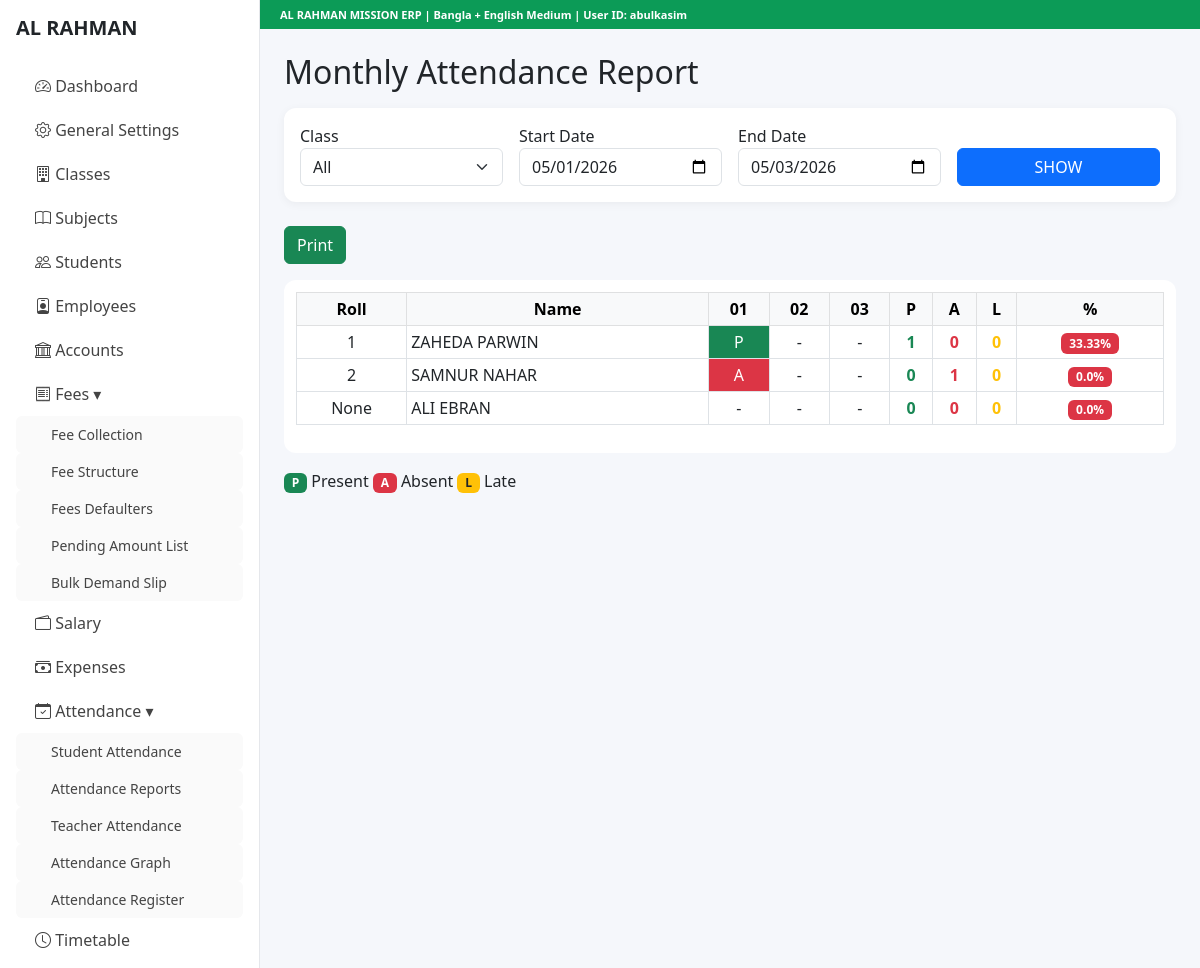
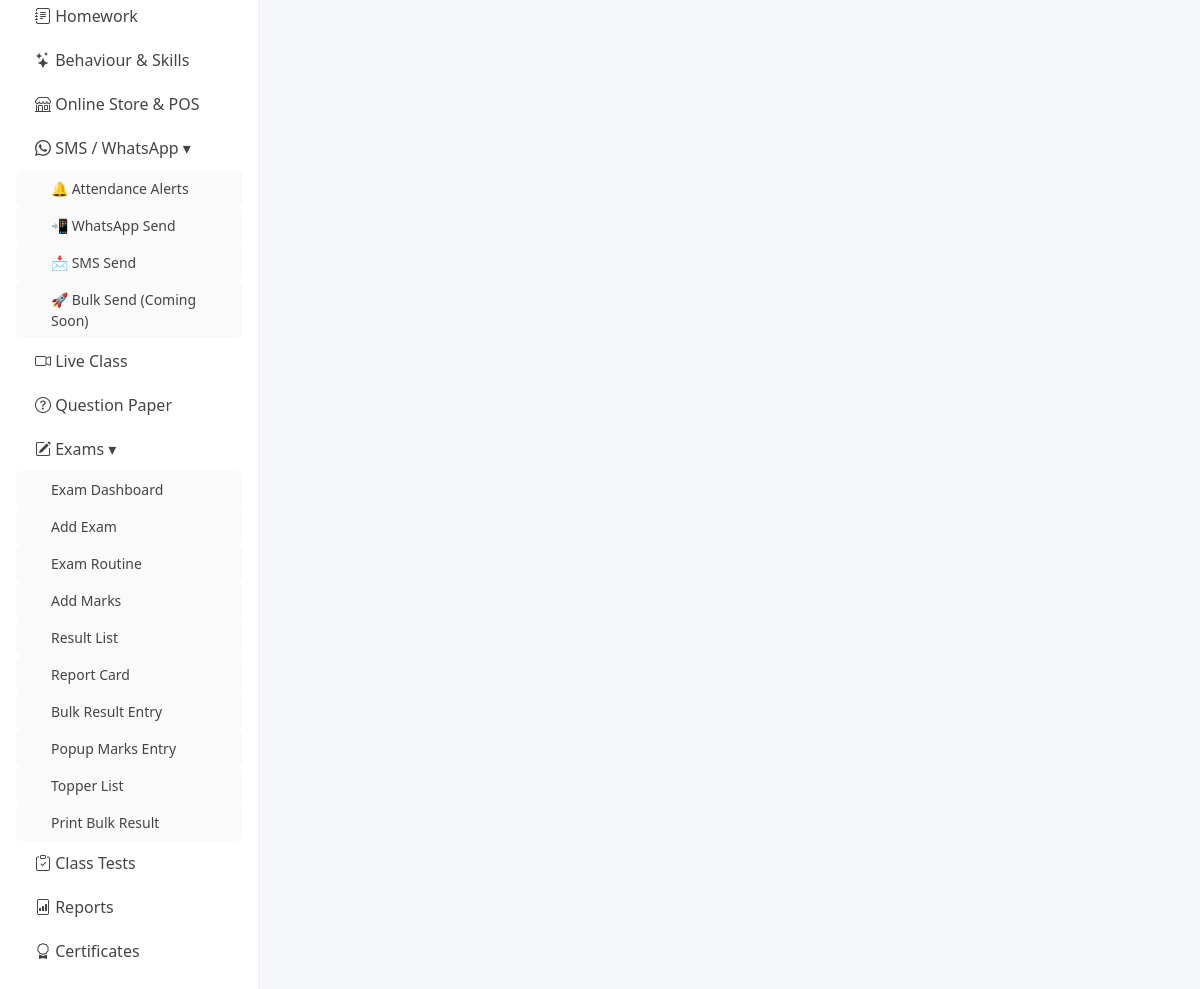
/attendance/students/monthly-report/ (signed in), run on the app's committed database (2 pictures, top to bottom).
### students/models.py (models this page shows, shortened)
class Student(models.Model):
    student_id = models.CharField(max_length=20, unique=True, blank=True)
    registration_no = models.CharField(max_length=50, unique=True, blank=True)
    login_username = models.CharField(max_length=100, unique=True, blank=True, null=True)
    login_password = models.CharField(max_length=150, blank=True, null=True)
    login_enabled = models.BooleanField(default=True)
    student_name = models.CharField(max_length=150)
    admission_no = models.CharField(max_length=50, blank=True, null=True)
    admission_date = models.DateField()
    current_session = models.ForeignKey(
        AcademicSession,
        on_delete=models.SET_NULL,
        blank=True,
        null=True
    )
    class_assigned = models.ForeignKey(Class, on_delete=models.CASCADE)
    roll_no = models.PositiveIntegerField(blank=True, null=True)
    father_name = models.CharField(max_length=150, blank=True, null=True)
    mother_name = models.CharField(max_length=150, blank=True, null=True)
    guardian_name = models.CharField(max_length=150, blank=True, null=True)
    phone = models.CharField(max_length=20, blank=True, null=True)
    gender = models.CharField(
        max_length=20,
        choices=[
            ('Male', 'Male'),
            ('Female', 'Female'),
            ('Other', 'Other'),
        ],
        blank=True,
        null=True
    )
    date_of_birth = models.DateField(blank=True, null=True)
    aadhaar_number = models.CharField(max_length=30, blank=True, null=True)
    transport_required = models.BooleanField(default=False)
    transport_details = models.CharField(max_length=255, blank=True, null=True)
    previous_school = models.CharField(max_length=255, blank=True, null=True)
    address = models.TextField(blank=True, null=True)
    photo = models.ImageField(upload_to='students/', blank=True, null=True)
    is_active = models.BooleanField(default=True)
    sibling_of = models.ForeignKey(
        'self',
        on_delete=models.SET_NULL,
        blank=True,
        null=True,
        related_name='siblings'
    )
    created_at = models.DateTimeField(auto_now_add=True)

### attendance/views.py (the view)
# urls.py: path('students/monthly-report/', views.student_monthly_report, name='student_monthly_report'),
@login_required
def student_monthly_report(request):
    classes = Class.objects.all().order_by('class_name')
    selected_class = request.GET.get('class_id')
    start_date_str = request.GET.get('start_date')
    end_date_str = request.GET.get('end_date')
    today = timezone.now().date()
    first_day = today.replace(day=1)
    if not start_date_str:
        start_date_str = first_day.isoformat()
    if not end_date_str:
        end_date_str = today.isoformat()
    start_date = datetime.strptime(start_date_str, '%Y-%m-%d').date()
    end_date = datetime.strptime(end_date_str, '%Y-%m-%d').date()
    date_headers = []
    current = start_date
    while current <= end_date:
        date_headers.append(current)
        current += timedelta(days=1)
    students = Student.objects.select_related('class_assigned').filter(is_active=True)
    if selected_class:
        students = students.filter(class_assigned_id=selected_class)
    attendance_records = StudentAttendance.objects.filter(
        date__range=[start_date, end_date],
        student__in=students
    )
    attendance_map = {}
    for record in attendance_records:
        attendance_map[(record.student_id, record.date)] = record.status
    report_rows = []
    for student in students:
        present = 0
        absent = 0
        late = 0
        day_statuses = []
        for day in date_headers:
            status = attendance_map.get((student.id, day), '-')
            if status == 'Present':
                present += 1
                short = 'P'
            elif status == 'Absent':
                absent += 1
                short = 'A'
            elif status == 'Late':
                late += 1
                short = 'L'
            else:
                short = '-'
            day_statuses.append(short)
        total_days = len(date_headers)
        percentage = round((present / total_days) * 100, 2) if total_days > 0 else 0
        report_rows.append({
            'student': student,
            'day_statuses': day_statuses,
            'present': present,
            'absent': absent,
            'late': late,
            'percentage': percentage,
        })
    context = {
        'classes': classes,
        'selected_class': selected_class,
        'start_date': start_date_str,
        'end_date': end_date_str,
        'date_headers': date_headers,
        'report_rows': report_rows,
    }
    return render(request, 'attendance/student_monthly_report.html', context)

### templates/attendance/student_monthly_report.html (shortened to what this page needs)
{% extends 'base.html' %}
{% block content %}
<h2 class="mb-3">Monthly Attendance Report</h2>
<div class="card card-box mb-4">
    <div class="card-body">
        <form method="get" class="row g-3">
            <div class="col-md-3">
                <label>Class</label>
                <select name="class_id" class="form-select">
                    <option value="">All</option>
                </select>
            </div>
            <div class="col-md-3">
                <label>Start Date</label>
                <input type="date" name="start_date" value="{{ start_date }}" class="form-control">
            </div>
            <div class="col-md-3">
                <label>End Date</label>
                <input type="date" name="end_date" value="{{ end_date }}" class="form-control">
            </div>
            <div class="col-md-3 d-flex align-items-end">
                <button class="btn btn-primary w-100">SHOW</button>
            </div>
        </form>
    </div>
</div>
<div class="mb-3">
    <button onclick="window.print()" class="btn btn-success">Print</button>
</div>
<div class="table-responsive">
<table class="table table-bordered table-sm text-center align-middle">
    <thead class="table-light">
        <tr>
            <th>Roll</th>
            <th>Name</th>
            {% for d in date_headers %}
                <th>{{ d|date:"d" }}</th>
            {% endfor %}
            <th>P</th>
            <th>A</th>
            <th>L</th>
            <th>%</th>
        </tr>
    </thead>
    <tbody>
        {% for row in report_rows %}
        <tr>
            <td>{{ row.student.roll_no }}</td>
            <td class="text-start">{{ row.student.student_name }}</td>
            {% for s in row.day_statuses %}
                <td
                    {% if s == 'P' %}class="bg-success text-white"{% endif %}
                    {% if s == 'A' %}class="bg-danger text-white"{% endif %}
                >
                    {{ s }}
                </td>
            {% endfor %}
            <td class="fw-bold text-success">{{ row.present }}</td>
            <td class="fw-bold text-danger">{{ row.absent }}</td>
            <td class="fw-bold text-warning">{{ row.late }}</td>
            <td class="fw-bold">
                {% if row.percentage >= 75 %}
                    <span class="badge bg-success">{{ row.percentage }}%</span>
                {% elif row.percentage >= 50 %}
                    <span class="badge bg-warning text-dark">{{ row.percentage }}%</span>
                {% else %}
                    <span class="badge bg-danger">{{ row.percentage }}%</span>
                {% endif %}
            </td>
        </tr>
        {% endfor %}
    </tbody>
</table>
</div>
<div class="mt-3">
    <span class="badge bg-success">P</span> Present
    <span class="badge bg-danger">A</span> Absent
    <span class="badge bg-warning text-dark">L</span> Late
</div>
{% endblock %}

### templates/base.html (shortened to what this page needs)
<!DOCTYPE html>
<html lang="en">
<head>
    <link href="https://cdn.jsdelivr.net/npm/bootstrap@5.3.0/dist/css/bootstrap.min.css" rel="stylesheet">
    <link href="https://cdn.jsdelivr.net/npm/bootstrap-icons@1.10.5/font/bootstrap-icons.css" rel="stylesheet">
</head>
<body>
<div class="d-flex">
    <div class="sidebar p-3">
        <h5 class="fw-bold mb-4">AL RAHMAN</h5>
        <ul class="nav flex-column">
            <li><a href="/" class="nav-link"><i class="bi bi-speedometer2"></i> Dashboard</a></li>
            <li><a href="{% url 'general_settings' %}" class="nav-link"><i class="bi bi-gear"></i> General Settings</a></li>
            <li><a href="/academics/classes/" class="nav-link"><i class="bi bi-building"></i> Classes</a></li>
            <li><a href="/academics/subjects/" class="nav-link"><i class="bi bi-book"></i> Subjects</a></li>
            <li><a href="/students/" class="nav-link"><i class="bi bi-people"></i> Students</a></li>
            <li><a href="/teachers/" class="nav-link"><i class="bi bi-person-badge"></i> Employees</a></li>
            <li><a href="#" class="nav-link"><i class="bi bi-bank"></i> Accounts</a></li>
            <li>
                <a class="nav-link" data-bs-toggle="collapse" href="#feesMenu" role="button" aria-expanded="true">
                    <i class="bi bi-receipt"></i> Fees ▾
                </a>
                <ul class="collapse show nav flex-column submenu" id="feesMenu">
                    <li><a href="/fees/" class="nav-link">Fee Collection</a></li>
                    <li><a href="/fees/structure/" class="nav-link">Fee Structure</a></li>
                    <li><a href="/fees/defaulters/" class="nav-link">Fees Defaulters</a></li>
                    <li><a href="/fees/pending-amount/" class="nav-link">Pending Amount List</a></li>
                    <li><a href="/fees/bulk-demand-slip/" class="nav-link">Bulk Demand Slip</a></li>
                </ul>
            </li>
            <li><a href="{% url 'payroll_dashboard' %}" class="nav-link"><i class="bi bi-wallet2"></i> Salary</a></li>
            <li><a href="/expenses/" class="nav-link"><i class="bi bi-cash-stack"></i> Expenses</a></li>
            <li>
                <a class="nav-link" data-bs-toggle="collapse" href="#attendanceMenu" role="button" aria-expanded="true">
                    <i class="bi bi-calendar-check"></i> Attendance ▾
                </a>
                <ul class="collapse show nav flex-column submenu" id="attendanceMenu">
                    <li><a href="/attendance/students/" class="nav-link">Student Attendance</a></li>
                    <li><a href="/attendance/students/daily-report/" class="nav-link">Attendance Reports</a></li>
                    <li><a href="/attendance/teachers/" class="nav-link">Teacher Attendance</a></li>
                    <li><a href="/attendance/graph/" class="nav-link">Attendance Graph</a></li>
                    <li><a href="/attendance/register/" class="nav-link">Attendance Register</a></li>
                </ul>
            </li>
            <li><a href="#" class="nav-link"><i class="bi bi-clock"></i> Timetable</a></li>
            <li><a href="#" class="nav-link"><i class="bi bi-journal-text"></i> Homework</a></li>
            <li><a href="#" class="nav-link"><i class="bi bi-stars"></i> Behaviour & Skills</a></li>
            <li><a href="#" class="nav-link"><i class="bi bi-shop"></i> Online Store & POS</a></li>
            <li>
    <a class="nav-link" data-bs-toggle="collapse" href="#smsMenu" role="button" aria-expanded="true">
        <i class="bi bi-whatsapp"></i> SMS / WhatsApp ▾
    </a>
    <ul class="collapse show nav flex-column submenu" id="smsMenu">
        <li>
            <a href="{% url 'attendance_alert_list' %}" class="nav-link">
                🔔 Attendance Alerts
            </a>
        </li>
        <li>
            <a href="{% url 'attendance_alert_list' %}" class="nav-link">
                📲 WhatsApp Send
            </a>
        </li>
        <li>
            <a href="{% url 'attendance_alert_list' %}" class="nav-link">
                📩 SMS Send
            </a>
        </li>
        <li>
            <a href="#" class="nav-link">
                🚀 Bulk Send (Coming Soon)
            </a>
        </li>
    </ul>
</li>
            <li><a href="#" class="nav-link"><i class="bi bi-camera-video"></i> Live Class</a></li>
            <li><a href="#" class="nav-link"><i class="bi bi-question-circle"></i> Question Paper</a></li>
            <li>
                <a class="nav-link" data-bs-toggle="collapse" href="#examsMenu" role="button" aria-expanded="true">
                    <i class="bi bi-pencil-square"></i> Exams ▾
                </a>
                <ul class="collapse show nav flex-column submenu" id="examsMenu">
                    <li><a href="/exams/" class="nav-link">Exam Dashboard</a></li>
                    <li><a href="/exams/add/" class="nav-link">Add Exam</a></li>
                    <li><a href="/exams/routine/" class="nav-link">Exam Routine</a></li>
                    <li><a href="/exams/results/add/" class="nav-link">Add Marks</a></li>
                    <li><a href="/exams/results/" class="nav-link">Result List</a></li>
                    <li><a href="/exams/report-card/" class="nav-link">Report Card</a></li>
                    <li><a href="/exams/bulk-entry/" class="nav-link">Bulk Result Entry</a></li>
                    <li><a href="/exams/popup-entry/" class="nav-link">Popup Marks Entry</a></li>
                    <li><a href="/exams/topper/" class="nav-link">Topper List</a></li>
                    <li><a href="/exams/print-bulk/" class="nav-link">Print Bulk Result</a></li>
                </ul>
            </li>
            <li><a href="#" class="nav-link"><i class="bi bi-clipboard-check"></i> Class Tests</a></li>
            <li><a href="/reports/" class="nav-link"><i class="bi bi-file-bar-graph"></i> Reports</a></li>
            <li><a href="#" class="nav-link"><i class="bi bi-award"></i> Certificates</a></li>
        </ul>
    </div>
    <div class="flex-grow-1">
        <div class="topbar">
            <div class="topbar-line">
                AL RAHMAN MISSION ERP | Bangla + English Medium |
                {% if request.user.is_authenticated %}
                    User ID: {{ request.user.username }}
                {% else %}
                    User ID: Guest
                {% endif %}
            </div>
        </div>
        <div class="content-area">
            {% block content %}{% endblock %}
        </div>
    </div>
</div>
</body>
</html>

### templates/base.html (style rules this page uses)
body { background-color: #f5f7fb; margin: 0; padding: 0; }
.sidebar { width: 260px; min-height: 100vh; background: #ffffff; border-right: 1px solid #e5e7eb; }
.sidebar .nav-link { color: #444; padding: 10px 16px; border-left: 3px solid transparent; text-decoration: none; display: block; border-radius: 6px; }
.submenu .nav-link { padding: 8px 16px 8px 32px; font-size: 14px; background: #fafafa; }
.topbar { background: #0c9b57; color: white; padding: 8px 20px; }
.topbar-line { font-size: 11px; font-weight: 700; line-height: 1.2; white-space: nowrap; }
.content-area { padding: 24px; width: 100%; }
.card-box { border: none; border-radius: 12px; box-shadow: 0 2px 10px rgba(0, 0, 0, 0.05); background: #fff; }
.table-responsive { background: white; border-radius: 12px; padding: 12px; }

### data on the page
Student: student.roll_no "1", student.student_name "ZAHEDA PARWIN", day_statuses "P" "-" "-", present "1", absent "0", late "0", percentage "33.33"
Student: student.roll_no "2", student.student_name "SAMNUR NAHAR", day_statuses "A" "-" "-", present "0", absent "1", late "0", percentage "0.0"
Student: student.roll_no "None", student.student_name "ALI EBRAN", day_statuses "-" "-" "-", present "0", absent "0", late "0", percentage "0.0"

### other printed values
{{ request.user.username }} "abulkasim"
{{ d|date:"d" }} "01" "02" "03"
